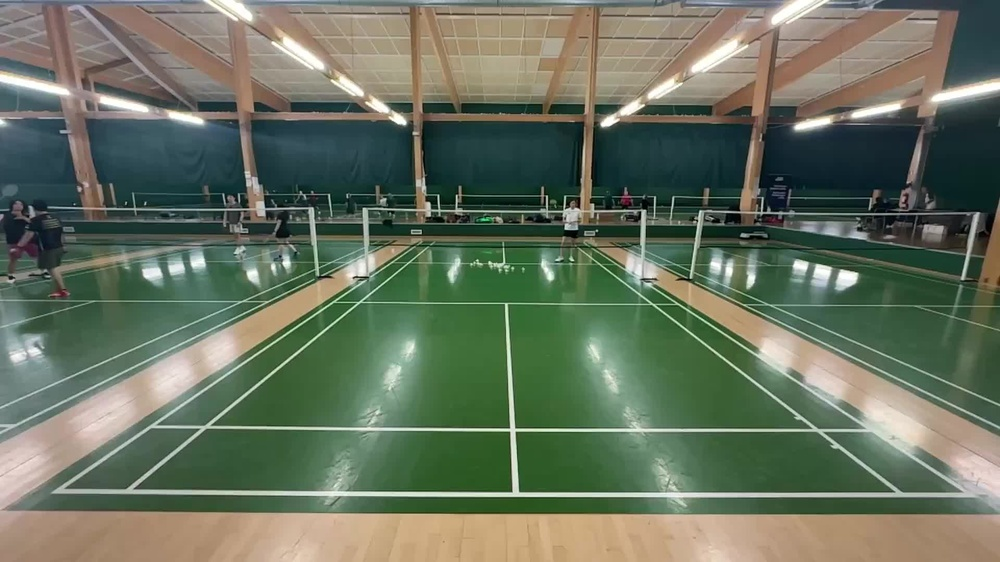
#> input picture sample_media/court.jpg, 1000 x 562 px, shrunk from 1920 x 1080 before the run, found by its file name
$ python test_court.py   (older library calls are emulated)
#> lines starting #> are read from the running program, lines starting #| are printed output that depends on the picture
import cv2
import numpy as np
import matplotlib.pyplot as plt

# Load the image in grayscale
image = cv2.imread("court.jpg")
#> image is the input picture: shape (562, 1000, 3); mean B, G, R 94.6, 113.5, 102.9

image_gray = cv2.cvtColor(image, cv2.COLOR_BGR2GRAY)
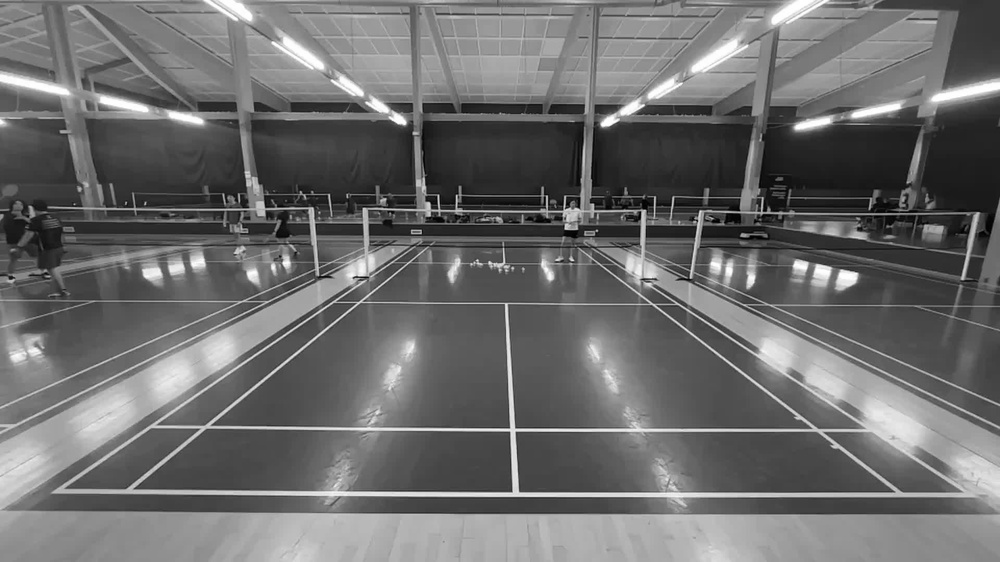
#> image_gray: shape (562, 1000); min 0, max 255, mean 108.2

# Apply Gaussian Blur to reduce noise
blurred = cv2.GaussianBlur(image_gray, (5, 5), 0)

# Calculate gradients along the X and Y axis
sobelx = cv2.Sobel(blurred, cv2.CV_64F, 1, 0, ksize=5)
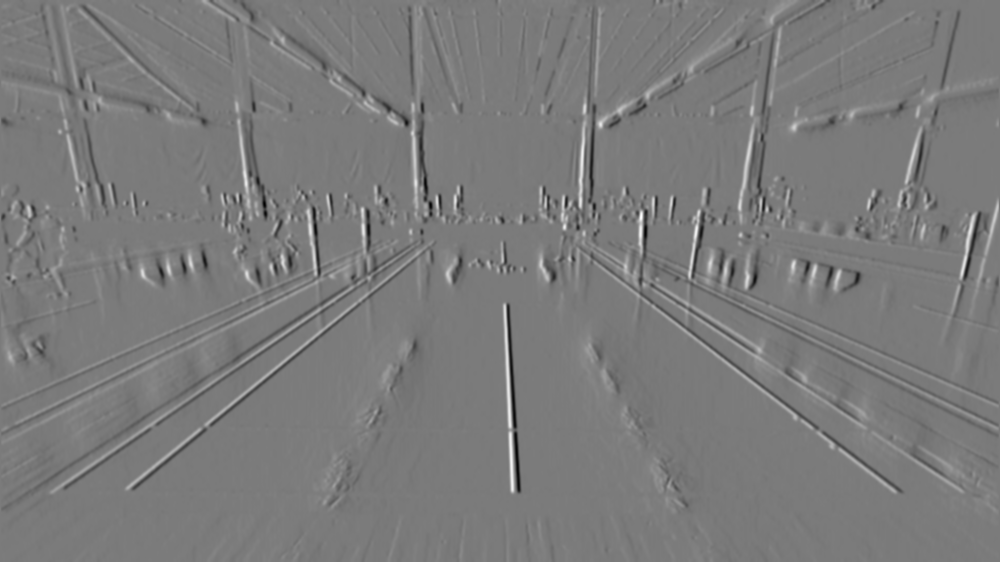
#> sobelx: shape (562, 1000) float64; min -5871, max 6280, mean -3.9; drawn with min black and max white
sobely = cv2.Sobel(blurred, cv2.CV_64F, 0, 1, ksize=5)
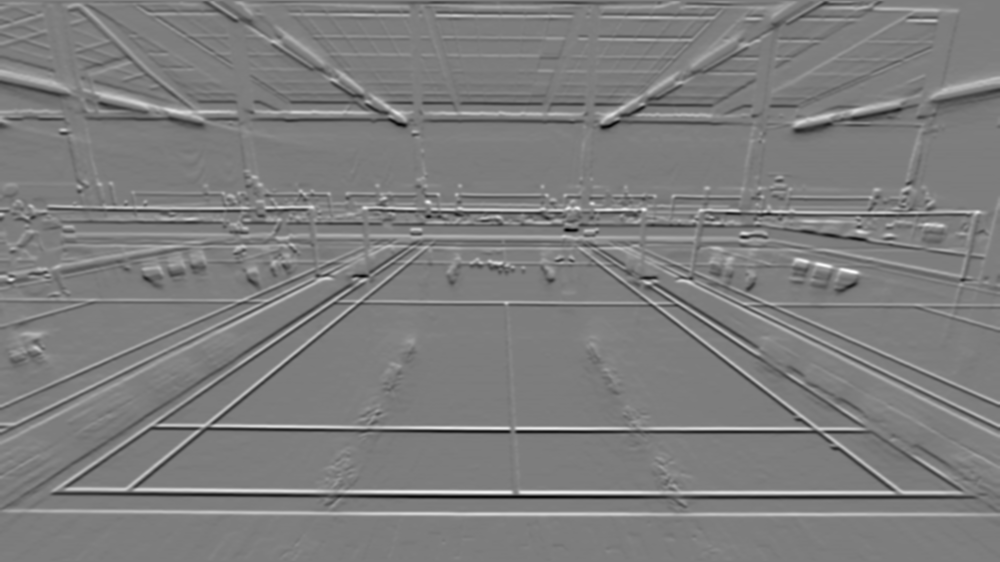
#> sobely: shape (562, 1000) float64; min -6050, max 6216, mean 6.3; drawn with min black and max white

# Combine the two gradients
sobel_combined = cv2.magnitude(sobelx, sobely)
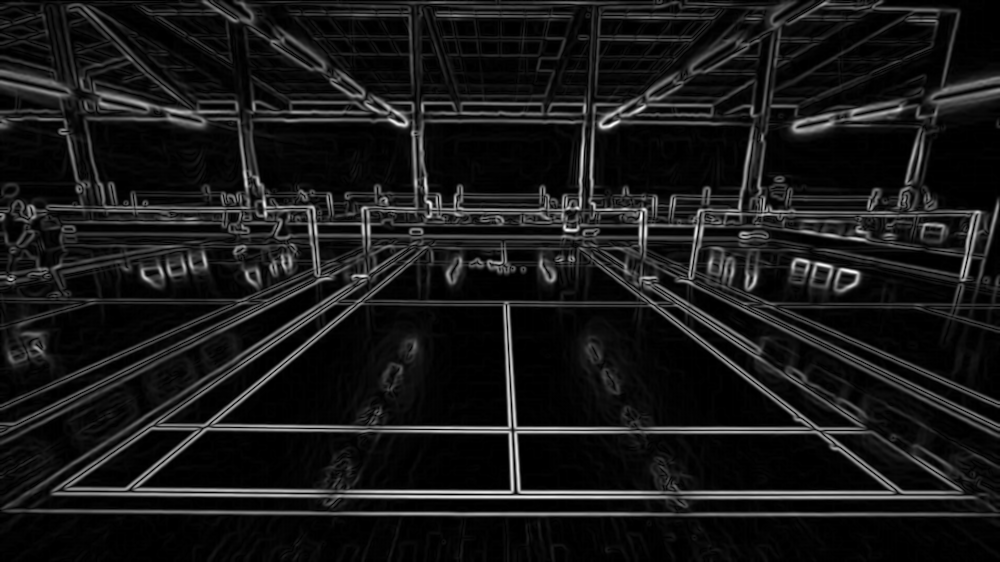
#> sobel_combined: shape (562, 1000) float64; min 0, max 6293.4, mean 604.4; drawn with min black and max white
sobel_combined = np.uint8(sobel_combined)
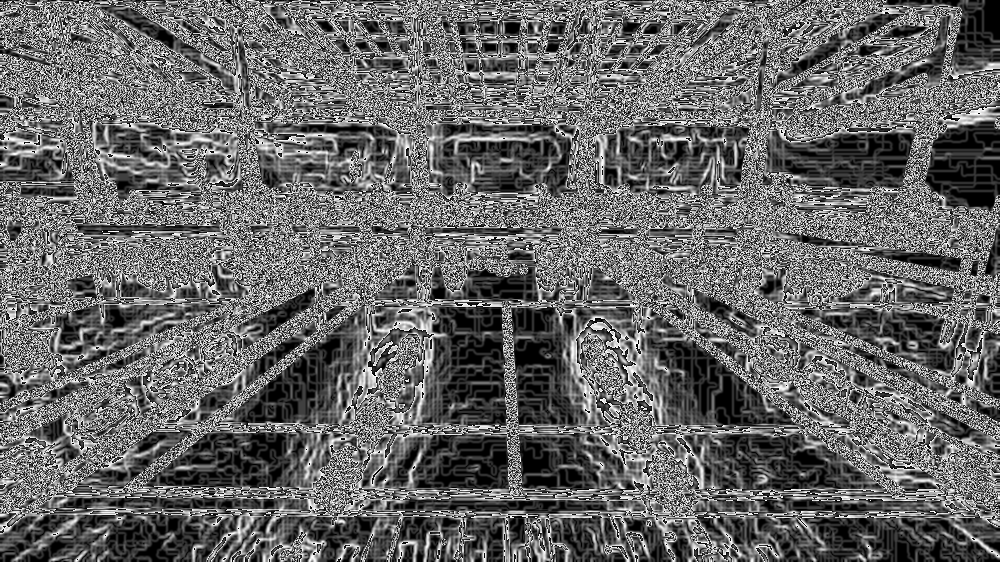
#> sobel_combined: shape (562, 1000); min 0, max 255, mean 102.9

# Apply Canny edge detector
canny_edges = cv2.Canny(blurred, 10, 60)
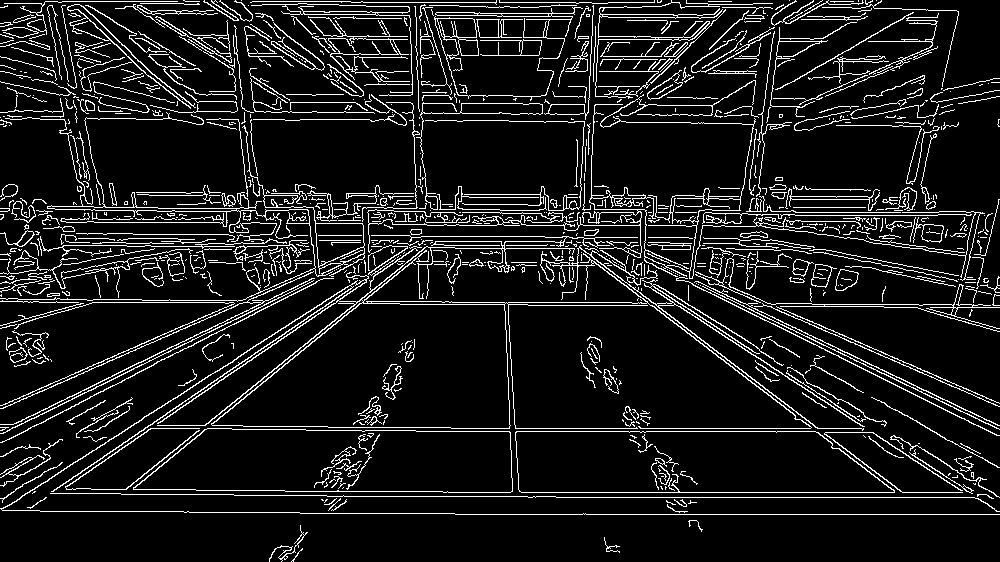
#> canny_edges: shape (562, 1000); 10.3% white in thin lines or dots

# Set up the matplotlib figure
plt.figure(figsize=(15, 5))

# Original Image
plt.subplot(1, 2, 1)
plt.imshow(image)
plt.title("Original Image")
plt.axis("off")

# Canny Edge Detection
plt.subplot(1, 2, 2)
plt.imshow(canny_edges, cmap="gray")
plt.title("Canny Edge Detection")
plt.axis("off")

# Show the plots
plt.tight_layout()
plt.savefig("line_detection.png")  # Save as image file
#> figure, not shown here; B, G, R data is drawn as R, G, B
print("Plot saved as plot.png")
